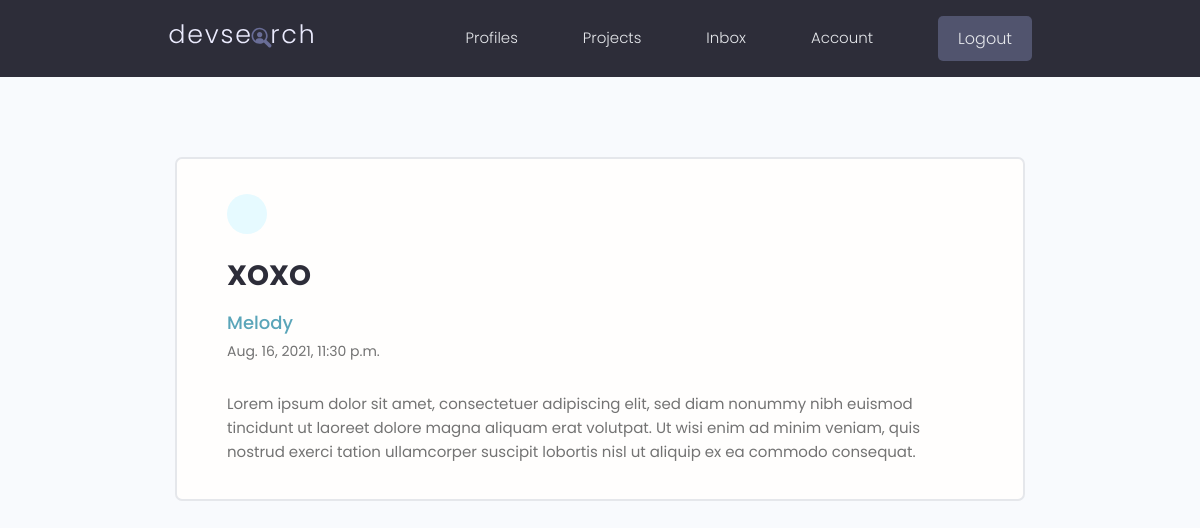
The page /message/b1685b9b-7498-4dcb-a03d-913d44230893/ (signed in) on the database its author committed.
### users/models.py (models this page shows, shortened)
class Message(models.Model):
    sender = models.ForeignKey(
        Profile, on_delete=models.SET_NULL, null=True, blank=True)
    recipient = models.ForeignKey(
        Profile, on_delete=models.SET_NULL, null=True, blank=True, related_name="messages")
    name = models.CharField(max_length=200, null=True, blank=True)
    email = models.EmailField(max_length=200, null=True, blank=True)
    subject = models.CharField(max_length=200, null=True, blank=True)
    body = models.TextField()
    is_read = models.BooleanField(default=False, null=True)
    created = models.DateTimeField(auto_now_add=True)
    id = models.UUIDField(default=uuid.uuid4, unique=True,
                          primary_key=True, editable=False)
    class Meta:
        ordering = ['is_read', '-created']

### users/views.py (the view)
# urls.py: path('message/<str:pk>/', viewMessage, name="message"),
@login_required(login_url='login')
def viewMessage(request, pk):
    profile = request.user.profile
    message = profile.messages.get(id=pk)
    if message.is_read == False:
        message.is_read = True
        message.save()
    context = {'message': message}
    return render(request, 'users/message.html', context)

### users/templates/users/message.html (shortened to what this page needs)
{% extends 'main.html' %}
{% block content %}
<main class="messagePage my-xl">
  <div class="content-box">
    <div class="message">
      <a class="backButton" href="{% url 'inbox' %}"></a>
      <h2 class="message__subject">{{message.subject}}</h4>
        {% if message.sender %}
        <a href="{% url 'user-profile' message.sender.id  %}" class="message__author">{{message.name}}</a>
        {% else %}
        <p class="message__author">{{message.name}}</p>
        {% endif %}
        <p class="message__date">{{message.created}}</p>
        <div class="message__body">{{message.body|linebreaksbr}}</div>
    </div>
  </div>
</main>
{% endblock content %}

### static/styles/app.css (style rules this page uses)
:root { --color-sub: #2d2d39; }
.content-box { width: 95%; max-width: 85rem; margin: 0 auto; }
.message { padding: 2.5rem 0; }
.message > a { display: flex; gap: 1rem; }
.message__author, .message__date { flex-basis: 25%; }
.message__subject { flex-basis: 50%; }
.message__date { text-align: right; }
.messagePage .message { list-style: none; background: var(--color-white); padding: 3.5rem 5rem; border: 2px solid var(--color-light); border-radius: 0.7rem; }
.messagePage .message__subject { font-size: 2.8rem; color: var(--color-sub); margin-bottom: 1rem; margin-top: 2rem; }
.messagePage .message__author { font-size: 1.8rem; font-weight: 500; }
.messagePage .message__date { font-size: 1.4rem; font-weight: 400; text-align: left; margin-bottom: 3rem; }
.backButton { background: var(--color-main-light); color: var(--color-main); width: 4rem; height: 4rem; display: flex; align-items: center; justify-content: center; border-radius: 50%; }

### static/uikit/styles/modules/_variables.css (style rules this page uses)
:root { --color-main: #5aa5b9; --color-main-light: #e6faff; --color-sub: #3f4156; --color-sub-light: #51546e; --color-sub-lighter: #ededfd; --color-text: #737373; --color-gray: #8b8b8b; --color-light: #e5e7eb; --color-light-gray: #767676; --color-bg: #f8fafd; --color-white: #fffefd; --color-white-light: #f3f3f3; --color-success: #359e64; --color-success-bg: #def8e8; --color-error: #fc4b0b; --color-error-bg: #fff2ee; --font-base: 'Poppins', arial, helvetica, 'Segoe UI', roboto, ubuntu, sans-serif; --font-monospace: 'Fira Code', 'Courier New', courier, monospace; --font-regular: 300; --font-medium: 500; --font-bold: 700; --generic-shadow: 1px 1px 5px #00000010; --generic-transition: all 0.3s ease-in-out; }

### static/uikit/styles/modules/_base.css (style rules this page uses)
* { margin: 0; padding: 0; box-sizing: border-box; text-rendering: optimizeLegibility; color: inherit; font-size: inherit; }
html { font-size: 50%; }
@media only screen and (min-width: 480px) { html { font-size: 56.25%; } }
@media only screen and (min-width: 1200px) { html { font-size: 62.5%; } }
body { line-height: 1.6; font-weight: 400; font-size: 1.5rem; color: var(--color-text); background-color: var(--color-bg); min-height: 100vh; }

### static/uikit/styles/modules/_typography.css (style rules this page uses)
* { font-family: var(--font-base); }
h2 { font-size: 3.6rem; font-weight: var(--font-bold); }
p, span, strong { font-size: 1.6rem; color: var(--color-text); font-weight: var(--font-regular); }
a { padding-bottom: 2px; text-decoration: none; display: inline-block; color: var(--color-main); font-weight: var(--font-medium); }

### static/uikit/styles/modules/_utilities.css (style rules this page uses)
.my-xl { margin: 8rem auto; }

### rows shown on the page
Message: subject "XOXO", name "Melody", created "Aug. 16, 2021, 11:30 p.m.", body "Lorem ipsum dolor sit amet, consectetuer adipiscing elit, sed diam nonummy nibh euismod tincidunt ut laoreet dolore magna aliquam erat volutpat. Ut wisi enim ad minim veniam, quis nostrud exerci tation ullamcorper suscipit lobortis nisl ut aliquip ex ea commodo consequat."
